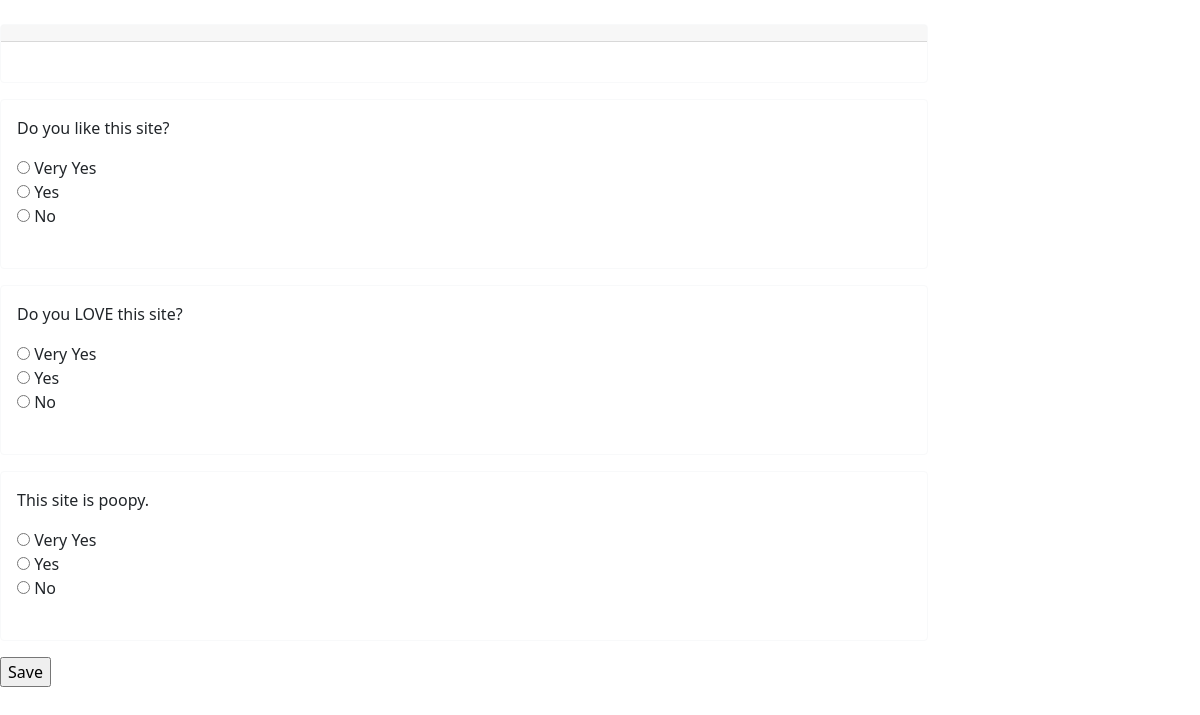
Page /surveys/surveylist/1/ (signed in) on the committed database.
### easysurfQuestionnaire/models.py (models this page shows, shortened)
class Question(models.Model):
    content = models.CharField(max_length=200)
    survey = models.ForeignKey(Survey, on_delete=models.CASCADE)

### easysurfQuestionnaire/views.py (the view)
# urls.py: path('surveylist/<int:pk>/', SurveyDetailView.as_view(), name='survey-surveydetail'),
class SurveyDetailView(LoginRequiredMixin,DetailView):
    model = Survey
    login_url = 'easysurf-home'
    def get_context_data(self, **kwargs):
        ctx = super(SurveyDetailView, self).get_context_data(**kwargs)
        ctx['questions'] = Question.objects.all().filter(survey = self.get_object())
        return ctx

### easysurfQuestionnaire/templates/easysurfQuestionnaire/survey_detail.html (shortened to what this page needs)
<!doctype html>
<html lang="en">
    <head>
    <link href="../assets/dist/css/bootstrap.min.css" rel="stylesheet">
        <link href="grid.css" rel="stylesheet">
      </head>
      <body class="py-4">
  <body>
    <div class="card border-light mb-3" style="max-width: 58rem;">
        <div class="card-header">{{object.author}}</div>
        <div class="card-body">
        </div>
    </div>
  </body>
  <body>
    {% for question in questions %}
        <div class="card border-light mb-3" style="max-width: 58rem;">
            <div class="card-body">
            <p class="card-text">{{question.content}}</p>
            <input type="radio" id="vyes" name="{{question.id}}" value="Very Yes">
            <label for="vyes">Very Yes</label><br>
            <input type="radio" id="yes" name="{{question.id}}" value="Yes">
            <label for="yes">Yes</label><br>
            <input type="radio" id="no" name="{{question.id}}" value="No">
            <label for="no">No</label><br><br>
            </div>
        </div>
    {% endfor %}
  </body>
  {%block content%}
  <form method="POST">{% csrf_token %}
    <input type='submit' value='Save'/>
  </form>
  {%endblock%}
</html>

### rows in the picture
Question: content "Do you like this site?"
Question: content "Do you LOVE this site?"
Question: content "This site is poopy."
